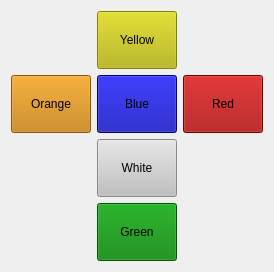
  <widget class="QWidget" name="gridLayoutWidget_2">
   <property name="geometry">
    <rect>
     <x>1050</x>
     <y>50</y>
     <width>164</width>
     <height>220</height>
    </rect>
   </property>
   <layout class="QGridLayout" name="Coloring">
    <item row="1" column="0">
     <widget class="QPushButton" name="orange_button">
      <property name="styleSheet">
       <string notr="true">QPushButton{
  background-color: rgb(193, 122, 0);
  width: 50px;
  height: 50px;
}

QPushButton:hover {
  background-color: gray;
}

QPushButton:pressed {
  background-color: orange;
}</string>
      </property>
      <property name="text">
       <string>Orange</string>
      </property>
     </widget>
    </item>
    <item row="0" column="1">
     <widget class="QPushButton" name="yellow_button">
      <property name="styleSheet">
       <string notr="true">QPushButton{
  background-color: rgb(183, 180, 0);
  width: 50px;
  height: 50px;
}

QPushButton:hover {
  background-color: gray;
}

QPushButton:pressed {
  background-color: yellow;
}</string>
      </property>
      <property name="text">
       <string>Yellow</string>
      </property>
     </widget>
    </item>
    <item row="2" column="1">
     <widget class="QPushButton" name="white_button">
      <property name="styleSheet">
       <string notr="true">QPushButton{
  background-color: silver;
  width: 50px;
  height: 50px;
}

QPushButton:hover {
  background-color: gray;

}

QPushButton:pressed {
  background-color: white;
}</string>
      </property>
      <property name="text">
       <string>White</string>
      </property>
     </widget>
    </item>
    <item row="1" column="1">
     <widget class="QPushButton" name="blue_button">
      <property name="styleSheet">
       <string notr="true">QPushButton{
  background-color: rgb(0, 0, 170);
  width: 50px;
  height: 50px;
}

QPushButton:hover {
  background-color: gray;
}

QPushButton:pressed {
  background-color: blue;
}</string>
      </property>
      <property name="text">
       <string>Blue</string>
      </property>
     </widget>
    </item>
    <item row="1" column="2">
     <widget class="QPushButton" name="red_button">
      <property name="styleSheet">
       <string notr="true">QPushButton{
  background-color: rgb(160, 0, 0);
  width: 50px;
  height: 50px;
}

QPushButton:hover {
  background-color: gray;
}

QPushButton:pressed {
  background-color: red;
}</string>
      </property>
      <property name="text">
       <string>Red</string>
      </property>
     </widget>
    </item>
    <item row="3" column="1">
     <widget class="QPushButton" name="green_button">
      <property name="styleSheet">
       <string notr="true">QPushButton{
  background-color: green;
  width: 50px;
  height: 50px;
}

QPushButton:hover {
  background-color: gray;
}

QPushButton:pressed {
  background-color: rgb(0, 160, 0);
}</string>
      </property>
      <property name="text">
       <string>Green</string>
      </property>
     </widget>
    </item>
   </layout>
  </widget>
